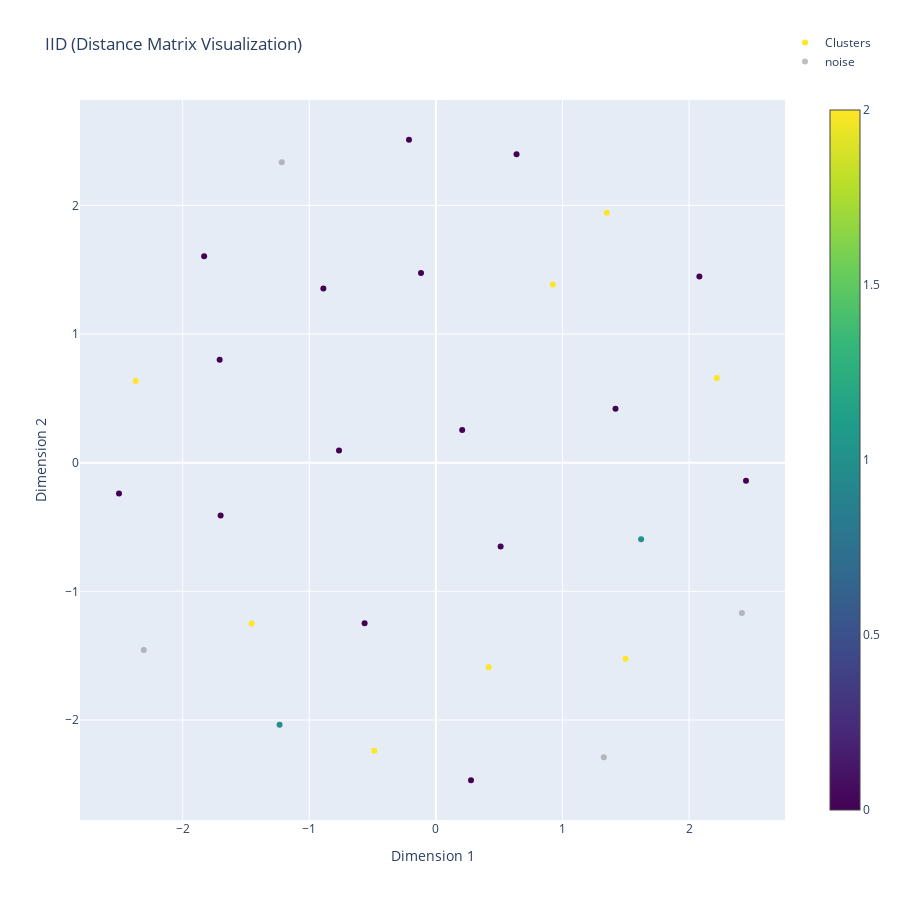
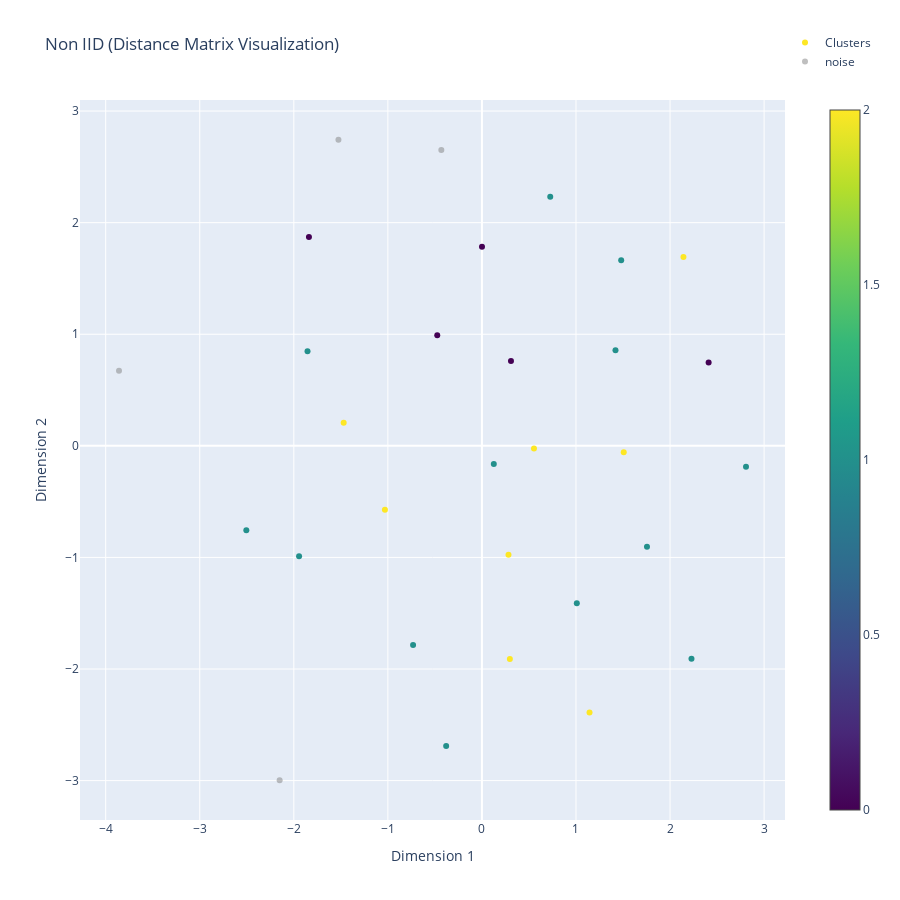

Write notebook code for charts like these, in order.
### Code cell
import torch
import numpy as np
from sklearn.metrics.pairwise import cosine_distances
from sklearn.cluster import KMeans, DBSCAN
from sklearn.metrics import pairwise_distances
import plotly.graph_objects as go
from sklearn.manifold import MDS

import plotly.graph_objects as go
from sklearn.manifold import MDS

def plot_2d_noise(dist_matrix, labels, topic):
    mds = MDS(n_components=2, dissimilarity="precomputed", random_state=42)
    coords = mds.fit_transform(dist_matrix)

    # Split data into noise and non-noise
    noise_coords = coords[np.where(labels == -1)[0]]
    non_noise_coords = coords[np.where(labels != -1)[0]]
    non_noise_labels = labels[np.where(labels != -1)[0]]
    
    # Create text for non-noise data (Data index and the corresponding label)
    non_noise_text = [f'user:{idx}<br>cluster:{lbl}' for idx, lbl in zip(np.where(labels != -1)[0], non_noise_labels)]
    
    # Create scatter plot for non-noise data
    fig = go.Figure(go.Scatter(x=non_noise_coords[:, 0], y=non_noise_coords[:, 1], 
                                mode='markers', marker=dict(color=non_noise_labels, colorscale='Viridis',colorbar=dict(x=1.05), showscale=True),
                                text=non_noise_text, name="Clusters")) # Changed name to "Clusters"
    
    # Create text for noise data (Data index only)
    noise_text = [f'user:{idx}' for idx in np.where(labels == -1)[0]]

    # Add scatter plot for noise data
    fig.add_trace(go.Scatter(x=noise_coords[:, 0], y=noise_coords[:, 1], 
                             mode='markers', marker=dict(color='grey', opacity=0.5),
                             text=noise_text, name="noise")) # Added name "noise"
    
    fig.update_traces(textposition='top center')
    fig.update_layout(title=f"{topic} (Distance Matrix Visualization)", 
                      xaxis_title="Dimension 1", yaxis_title="Dimension 2",
                      legend=dict(x=1, y=1.1),width=900, height=900)
    fig.show()

# def plot_2d_noise(dist_matrix, labels, topic):
#     mds = MDS(n_components=2, dissimilarity="precomputed", random_state=42)
#     coords = mds.fit_transform(dist_matrix)
#     # noise_idx = np.where(labels == -1)[0]
#     # non_noise_idx = np.where(labels != -1)[0]
#     # print(f'noise index:{np.where(labels == -1)[0]}')
#     # Split data into noise and non-noise
#     noise_coords = coords[np.where(labels == -1)[0]]
#     non_noise_coords = coords[np.where(labels != -1)[0]]
#     non_noise_labels = labels[np.where(labels != -1)[0]]
    
#     # Create scatter plot for non-noise data
#     fig = go.Figure(go.Scatter(x=non_noise_coords[:, 0], y=non_noise_coords[:, 1], 
#                                 mode='markers', marker=dict(color=non_noise_labels),
#                                 text=np.arange(len(non_noise_coords))))
    
#     # Add scatter plot for noise data
#     fig.add_trace(go.Scatter(x=noise_coords[:, 0], y=noise_coords[:, 1], 
#                              mode='markers', marker=dict(color='grey', opacity=0.5),
#                              text=np.arange(len(noise_coords))))
    
#     fig.update_traces(textposition='top center')
#     fig.update_layout(title=f"{topic} (Distance Matrix Visualization)", 
#                       xaxis_title="Dimension 1", yaxis_title="Dimension 2",
#                       width=900, height=900)
    
#     fig.show()
# 定義自定義距離度量
def custom_distance(x1, x2):
    conv1_weight = x1[:832].reshape(-1) - x2[:832].reshape(-1)
    conv2_weight = x1[832:52096].reshape(-1) - x2[832:52096].reshape(-1)
    fc1_weight_x1, fc1_weight_x2 = x1[52096:1658240].reshape(1, -1) , x2[52096:1658240].reshape(1, -1)
    fc2_weight_x1, fc2_weight_x2 = x1[1658240:].reshape(1, -1) , x2[1658240:].reshape(1, -1)
    
    # 計算距離
    conv_dist = np.linalg.norm(conv1_weight) + np.linalg.norm(conv2_weight)
    fc1_dist = cosine_distances(fc1_weight_x1, fc1_weight_x2)[0, 0]
    fc2_dist = cosine_distances(fc2_weight_x1, fc2_weight_x2)[0, 0]
    
    # 組合距離
    total_dist = conv_dist + fc1_dist + fc2_dist
    
    return total_dist

def compute_densities(X):
    densities = np.zeros(X.shape[0])
    for i in range(X.shape[0]):
        for j in range(X.shape[0]):
            densities[i] += np.exp(-custom_distance(X[i], X[j])**2)
    return densities

# Density-Based Initialization
def density_based_initialization(X, k):
    # 密度估計
    densities = compute_densities(X.numpy())
    # 初始中心選擇
    center_indices = np.argsort(densities)[-k:]
    # center_indices = np.intersect1d(np.argsort(densities)[-k:], np.where(densities>=np.percentile(densities,99))[0])
    initial_centers = X[center_indices]
    # 執行K-means
    kmeans = KMeans(n_clusters=k, init=initial_centers, n_init=1)
    labels = kmeans.fit_predict(X)
    return labels
# # 定義自定義距離度量
# def custom_distance(x1, x2):
#     # 解析權重
#     conv1_weight = x1[:832].reshape(-1) - x2[:832].reshape(-1)
#     conv2_weight = x1[832:52096].reshape(-1) - x2[832:52096].reshape(-1)
#     fc1_weight_x1, fc1_weight_x2 = x1[52096:1658240].numpy().reshape(1, -1) , x2[52096:1658240].numpy().reshape(1, -1)
#     fc2_weight_x1, fc2_weight_x2 = x1[1658240:].numpy().reshape(1, -1) , x2[1658240:].numpy().reshape(1, -1)
    
#     # 計算距離
#     conv_dist = torch.norm(conv1_weight) + torch.norm(conv2_weight)
#     fc1_dist = cosine_distances(fc1_weight_x1, fc1_weight_x2)[0, 0]
#     fc2_dist = cosine_distances(fc2_weight_x1, fc2_weight_x2)[0, 0]
#     # fc1_dist = cosine_distances(fc1_weight[None, :], fc2_weight[None, :])[0, 0]
#     # fc2_dist = cosine_distances(fc2_weight[None, :], fc2_weight[None, :])[0, 0]
    
#     # 組合距離
#     total_dist = conv_dist + fc1_dist + fc2_dist
    
#     return total_dist

# # Density-Based Initialization
# def density_based_initialization(X, k):
#     # 正規化
#     scaler = MinMaxScaler()
#     X_normalized = scaler.fit_transform(X)
    
#     # 密度估計
#     densities = np.zeros(X.shape[0])
#     for i in range(X.shape[0]):
#         for j in range(X.shape[0]):
#             densities[i] += np.exp(-custom_distance(X[i], X[j])**2)
            
#     # 初始中心選擇
#     center_indices = []
#     center_indices.append(np.argmax(densities))
#     for i in range(1, k):
#         max_density = -np.inf
#         max_index = -1
#         for j in range(X.shape[0]):
#             if j not in center_indices:
#                 dist_to_existing_centers = np.min([custom_distance(X[j], X[idx]) for idx in center_indices])
#                 density = densities[j]
#                 if density * dist_to_existing_centers > max_density:
#                     max_density = density * dist_to_existing_centers
#                     max_index = j
#         center_indices.append(max_index)
    
#     initial_centers = X[center_indices]
#     # 執行K-means
#     kmeans = KMeans(n_clusters=k, init=initial_centers, n_init=1)
#     labels = kmeans.fit_predict(X_normalized)
#     return labels

for w_ls,user_label,topic,dc_per,k in zip(w_ls_list,users_label_ls,['IID','Non IID','Non IID(one shard)'],[50,30,6.8],[3,3,10]):
    w_ls = w_ls.to('cpu')
    w_ls_np = w_ls.numpy()
    # 1. 初始化噪聲標籤
    label_noise = np.full(w_ls_np.shape[0], -1)
    # 2. 計算歐式距離
    org_dist = pairwise_distances(w_ls_np, metric='euclidean')
    label_to_user = user_label_reverse(user_label)
    print(f'label to users:{label_to_user}')
    # 3. 使用DBSCAN進行集群
    dc = round(np.percentile(org_dist[np.triu_indices(w_ls_np.shape[0], k=1)],dc_per),4)
    min_samples = max(int(w_ls_np.shape[0]/10),1)
    dbscan = DBSCAN(eps = dc, min_samples = min_samples, metric='precomputed')  # 這裡的參數可能需要根據您的資料調整
    dbscan_labels = dbscan.fit_predict(org_dist)
    # 4. 識別和移除噪聲
    # DBSCAN將噪聲點標記為-1
    non_noise_indices = np.where(dbscan_labels != -1)[0]
    X_non_noise = torch.tensor(w_ls_np[non_noise_indices])
    # 5. 使用自定義度量及密度初始中心kmeans
    labels = density_based_initialization(X_non_noise, k)
    # 6. 填入非噪聲位置的標籤
    for idx, label in zip(non_noise_indices, labels):
        label_noise[idx] = label
    kmeans_cluster,noise = label_to_set(label_noise)
    print(f'kmeans cluster:{kmeans_cluster}')
    print(f'noise:{noise}')
    # 7. 繪製分群結果
    plot_2d_noise(org_dist,label_noise,topic)

### Figure 1 — Plotly figure (JSON) as saved in the notebook; plotly's stock layout.template omitted (floating-point values rounded to 4 significant figures)
{"data": [{"marker": {"color": [2, 0, 0, 0, 0, 0, 2, 0, 2, 0, 0, 2, 2, 2, 0, 0, 2, 0, 2, 0, 0, 0, 1, 0, 0, 1], "colorbar": {"x": 1.05}, "colorscale": [[0, "#440154"], [0.1111, "#482878"], [0.2222, "#3e4989"], [0.3333, "#31688e"], [0.4444, "#26828e"], [0.5556, "#1f9e89"], [0.6667, "#35b779"], [0.7778, "#6ece58"], [0.8889, "#b5de2b"], [1, "#fde725"]], "showscale": true}, "mode": "markers", "name": "Clusters", "text": ["user:0<br>cluster:2", "user:1<br>cluster:0", "user:2<br>cluster:0", "user:3<br>cluster:0", "user:4<br>cluster:0", "user:5<br>cluster:0", "user:6<br>cluster:2", "user:8<br>cluster:0", "user:9<br>cluster:2", "user:10<br>cluster:0", "user:11<br>cluster:0", "user:12<br>cluster:2", "user:13<br>cluster:2", "user:14<br>cluster:2", "user:15<br>cluster:0", "user:16<br>cluster:0", "user:17<br>cluster:2", "user:19<br>cluster:0", "user:20<br>cluster:2", "user:21<br>cluster:0", "user:22<br>cluster:0", "user:24<br>cluster:0", "user:25<br>cluster:1", "user:26<br>cluster:0", "user:27<br>cluster:0", "user:28<br>cluster:1"], "textposition": "top center", "type": "scatter", "x": [-0.4857, 2.081, -0.7649, 2.449, -0.5627, -1.83, 2.218, 0.6371, 1.35, 0.2775, -0.8884, 0.4169, -2.37, -1.455, -0.2122, 0.5113, 1.498, -0.1172, 0.923, -2.502, -1.7, 1.419, 1.621, 0.2078, -1.707, -1.234], "y": [-2.24, 1.447, 0.09458, -0.141, -1.249, 1.604, 0.6592, 2.397, 1.943, -2.468, 1.354, -1.59, 0.6357, -1.251, 2.51, -0.6517, -1.525, 1.474, 1.385, -0.2393, -0.4104, 0.4189, -0.5954, 0.2548, 0.8008, -2.038]}, {"marker": {"color": "grey", "opacity": 0.5}, "mode": "markers", "name": "noise", "text": ["user:7", "user:18", "user:23", "user:29"], "textposition": "top center", "type": "scatter", "x": [-2.306, -1.217, 2.417, 1.326], "y": [-1.457, 2.336, -1.168, -2.29]}], "layout": {"height": 900, "legend": {"x": 1, "y": 1.1}, "title": {"text": "IID (Distance Matrix Visualization)"}, "width": 900, "xaxis": {"title": {"text": "Dimension 1"}}, "yaxis": {"title": {"text": "Dimension 2"}}}}

### Figure 2 — Plotly figure (JSON) as saved in the notebook; plotly's stock layout.template omitted (floating-point values rounded to 4 significant figures)
{"data": [{"marker": {"color": [2, 1, 0, 0, 0, 2, 1, 1, 1, 1, 1, 1, 1, 1, 0, 2, 1, 2, 2, 0, 1, 1, 2, 1, 2, 2], "colorbar": {"x": 1.05}, "colorscale": [[0, "#440154"], [0.1111, "#482878"], [0.2222, "#3e4989"], [0.3333, "#31688e"], [0.4444, "#26828e"], [0.5556, "#1f9e89"], [0.6667, "#35b779"], [0.7778, "#6ece58"], [0.8889, "#b5de2b"], [1, "#fde725"]], "showscale": true}, "mode": "markers", "name": "Clusters", "text": ["user:0<br>cluster:2", "user:1<br>cluster:1", "user:2<br>cluster:0", "user:4<br>cluster:0", "user:5<br>cluster:0", "user:6<br>cluster:2", "user:7<br>cluster:1", "user:8<br>cluster:1", "user:9<br>cluster:1", "user:10<br>cluster:1", "user:11<br>cluster:1", "user:12<br>cluster:1", "user:13<br>cluster:1", "user:14<br>cluster:1", "user:15<br>cluster:0", "user:17<br>cluster:2", "user:18<br>cluster:1", "user:19<br>cluster:2", "user:21<br>cluster:2", "user:22<br>cluster:0", "user:24<br>cluster:1", "user:25<br>cluster:1", "user:26<br>cluster:2", "user:27<br>cluster:1", "user:28<br>cluster:2", "user:29<br>cluster:2"], "textposition": "top center", "type": "scatter", "x": [0.2824, -1.944, 0.0006405, 0.3087, -0.475, -1.47, 1.755, 0.7262, 1.009, 0.1262, -0.732, -0.3803, -1.854, -2.505, 2.41, 0.297, 1.42, 1.507, -1.032, -1.839, 1.481, 2.228, 1.144, 2.807, 2.143, 0.5532], "y": [-0.9759, -0.9897, 1.784, 0.7596, 0.9907, 0.208, -0.905, 2.232, -1.41, -0.162, -1.785, -2.69, 0.8481, -0.7575, 0.747, -1.911, 0.857, -0.05736, -0.5736, 1.872, 1.664, -1.907, -2.39, -0.1864, 1.693, -0.02391]}, {"marker": {"color": "grey", "opacity": 0.5}, "mode": "markers", "name": "noise", "text": ["user:3", "user:16", "user:20", "user:23"], "textposition": "top center", "type": "scatter", "x": [-0.4315, -3.859, -1.526, -2.151], "y": [2.65, 0.6729, 2.743, -2.997]}], "layout": {"height": 900, "legend": {"x": 1, "y": 1.1}, "title": {"text": "Non IID (Distance Matrix Visualization)"}, "width": 900, "xaxis": {"title": {"text": "Dimension 1"}}, "yaxis": {"title": {"text": "Dimension 2"}}}}
